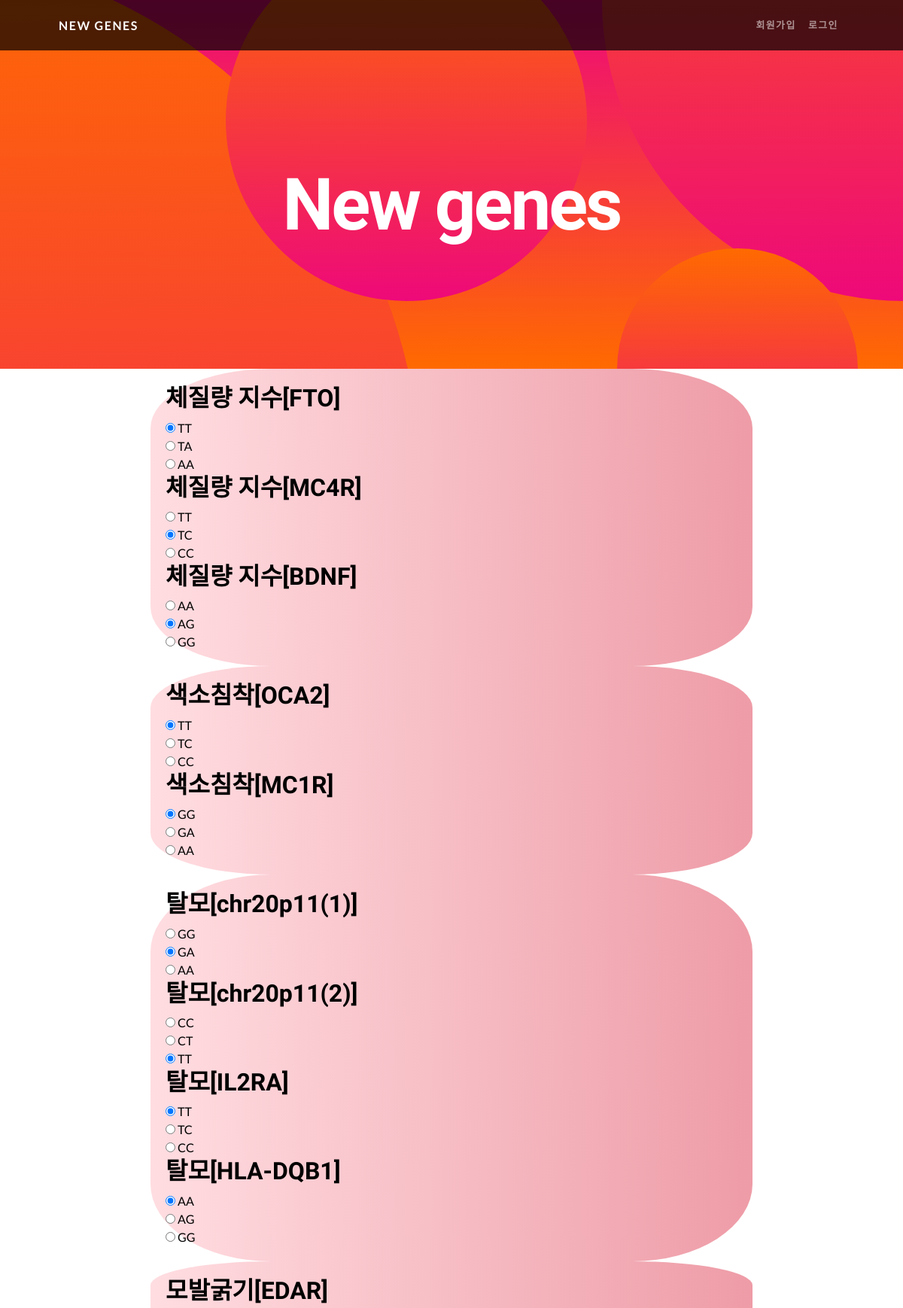
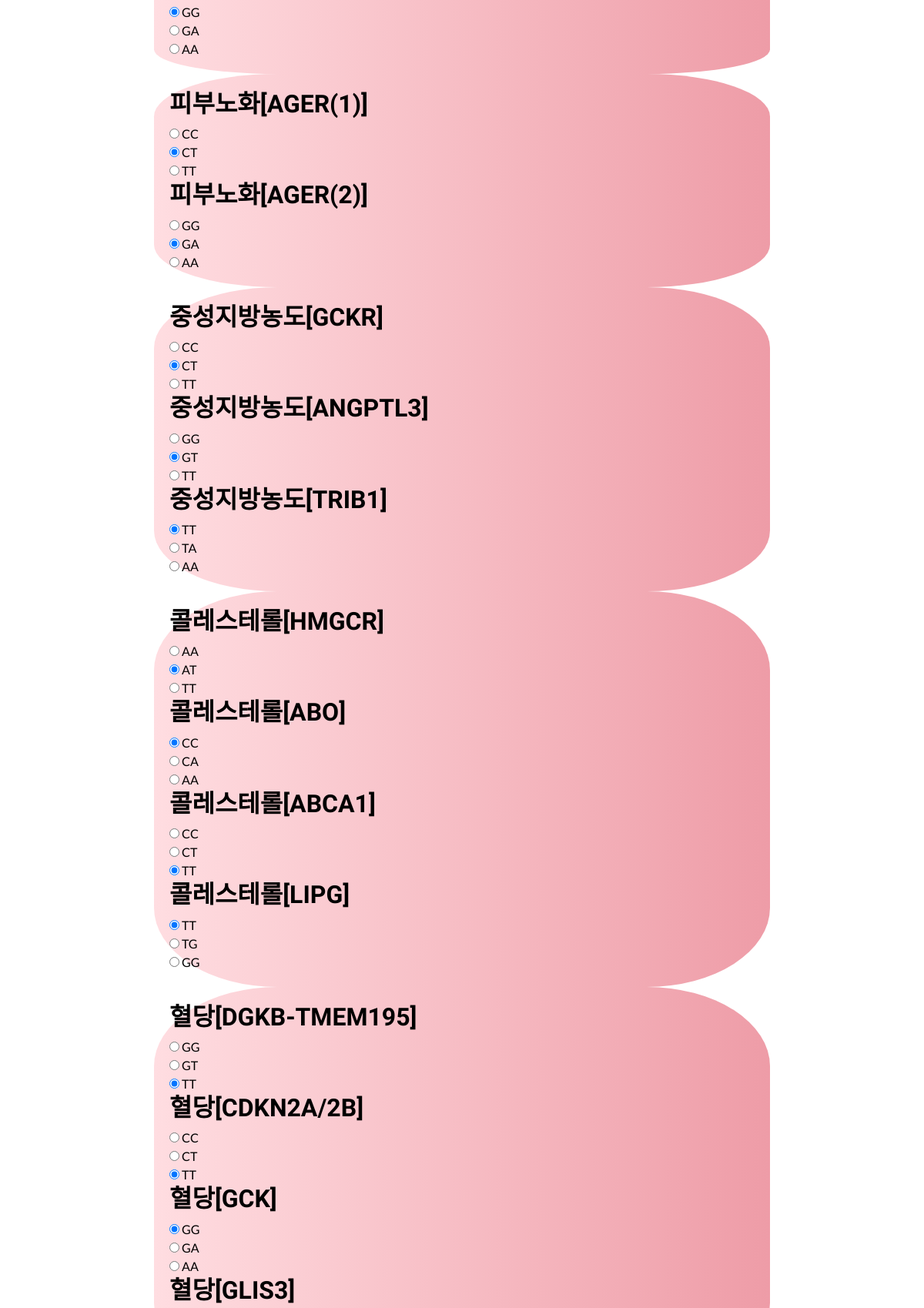
The app's page /mypage/properties/gene_register/1 (upper part) with its own data (2 pictures, top to bottom).
### Gene/models.py (models this page shows, shortened)
class User(AbstractUser):
    nickname = models.CharField(max_length=20, unique=True, null=True,
                                validators=[validate_no_special_characters])
    intro = models.TextField(null=True)
    profile_picture = models.ImageField(upload_to="profile_pics", default="default_profile_pic.jpg")
    goals = models.TextField(null=True)
    rating_FTO = [
        (1, 'TT'),
        (2, 'TA'),
        (3, 'AA')
    ]
    FTO_gene = models.IntegerField(choices=rating_FTO, default=None, null=True)
    rating_MC4R = [
        (1, 'TT'),
        (2, 'TC'),
        (3, 'CC')
    ]
    MC4R_gene = models.IntegerField(choices=rating_MC4R, default=None, null=True)
    rating_BDNF = [
        (1, 'AA'),
        (2, 'AG'),
        (3, 'GG')
    ]
    BDNF_gene = models.IntegerField(choices=rating_BDNF, default=None, null=True)
    rating_OCA2=[
        (1, 'TT'),
        (2, 'TC'),
        (3, 'CC')
    ]
    OCA2_gene = models.IntegerField(choices=rating_OCA2, null=True, default=None)
    rating_MC1R = [
        (1, 'GG'),
        (2, 'GA'),
        (3, 'AA')
    ]
    MC1R_gene = models.IntegerField(choices=rating_MC1R, null=True, default=None)
    rating_chr20p11_1 = [
        (1, 'GG'),
        (2, 'GA'),
        (3, 'AA')
    ]
    chr20p11_1 = models.IntegerField(choices=rating_chr20p11_1, null=True, default=None)
    rating_chr20p11_2 = [
        (1, 'CC'),
        (2, 'CT'),
        (3, 'TT')
    ]
    chr20p11_2 = models.IntegerField(choices=rating_chr20p11_2, null=True, default=None)
    rating_IL2RA = [
        (1, 'TT'),
        (2, 'TC'),
        (3, 'CC')
    ]
    IL2RA = models.IntegerField(choices=rating_IL2RA, null=True, default=None)
    rating_HLA_DQB1 = [
        (1, 'AA'),
        (2, 'AG'),
        (3, 'GG')
    ]
    HLA_DQB1 = models.IntegerField(choices=rating_HLA_DQB1, null=True, default=None)
    rating_EDAR = [
        (1, 'GG'),
        (2, 'GA'),
        (3, 'AA')
    ]
    EDAR = models.IntegerField(choices=rating_EDAR, null=True, default=None)
    rating_AGER_1 = [
        (1, 'CC'),
        (2, 'CT'),
        (3, 'TT')
    ]
    AGER_1 = models.IntegerField(choices=rating_AGER_1, null=True, default=None)
    rating_AGER_2 = [
        (1, 'GG'),
        (2, 'GA'),
        (3, 'AA')
    ]
    AGER_2 = models.IntegerField(choices=rating_AGER_2, null=True, default=None)
    rating_GCKR = [
        (1, 'CC'),
        (2, 'CT'),
        (3, 'TT')
    ]
    GCKR = models.IntegerField(choices=rating_GCKR, null=True, default=None)
    rating_ANGPTL3 = [
        (1, 'GG'),
        (2, 'GT'),
        (3, 'TT')
    ]
    ANGPTL3 = models.IntegerField(choices=rating_ANGPTL3, null=True, default=None)
    rating_TRIB1 = [
        (1, 'TT'),
        (2, 'TA'),
        (3, 'AA')
    ]
    TRIB1 = models.IntegerField(choices=rating_TRIB1, null=True, default=None)
    rating_HMGCR = [
        (1, 'AA'),
        (2, 'AT'),
        (3, 'TT')
    ]
    HMGCR = models.IntegerField(choices=rating_HMGCR, null=True, default=None)
    rating_ABO = [
        (1, 'CC'),
        (2, 'CA'),
        (3, 'AA')
    ]
    ABO = models.IntegerField(choices=rating_ABO, null=True, default=None)
    rating_LIPG = [
        (1, 'TT'),
        (2, 'TG'),
        (3, 'GG')
    ]
    LIPG = models.IntegerField(choices=rating_LIPG, null=True, default=None)
    rating_DGKB_TMEM195 = [
        (1, 'GG'),
        (2, 'GT'),
        (3, 'TT')
    ]
    DGKB_TMEM195 = models.IntegerField(choices=rating_DGKB_TMEM195, null=True, default=None)
    rating_CDKN2A_2B = [
        (1, 'CC'),
        (2, 'CT'),
        (3, 'TT')
    ]
    CDKN2A_2B = models.IntegerField(choices=rating_CDKN2A_2B, null=True, default=None)
    rating_GCK = [
        (1, 'GG'),
        (2, 'GA'),
        (3, 'AA')
    ]
    GCK = models.IntegerField(choices=rating_GCK, null=True, default=None)
    rating_GLIS3 = [
        (1, 'GG'),
        (2, 'GA'),
        (3, 'AA')
    ]
    GLIS3 = models.IntegerField(choices=rating_GLIS3, null=True, default=None)
    rating_GUCY1A3 = [
        (1, 'AA'),
        (2, 'AC'),
        (3, 'CC')
    ]
    GUCY1A3 = models.IntegerField(choices=rating_GUCY1A3, null=True, default=None)
    rating_ABCA1 = [
        (1, 'CC'),
        (2, 'CT'),
        (3, 'TT')
    ]
    ABCA1 = models.IntegerField(choices=rating_ABCA1, null=True, default=None)
    rating_FGF5 = [
        (1, 'AA'),
        (2, 'AT'),
        (3, 'TT')
    ]
    FGF5 = models.IntegerField(choices=rating_FGF5, null=True, default=None)
    rating_ATP2B1 = [
        (1, 'AA'),
        (2, 'AG'),
        (3, 'GG')
    ]
    ATP2B1 = models.IntegerField(choices=rating_ATP2B1, null=True, default=None)
    rating_NPR3 = [
        (1, 'AA'),
        (2, 'AG'),
        (3, 'GG')
    ]
    NPR3 = models.IntegerField(choices=rating_NPR3, null=True, default=None)
    rating_CYP17A1 = [
        (1, 'GG'),
        (2, 'GA'),
        (3, 'AA')
    ]
    CYP17A1 = models.IntegerField(choices=rating_CYP17A1, null=True, default=None)
    rating_SLC23A1_1 = [
        (1, 'CC'),
        (2, 'CT'),
        (3, 'TT')
    ]
    SLC23A1_1 = models.IntegerField(choices=rating_SLC23A1_1, null=True, default=None)
    rating_SLC23A1_2 = [
        (1, 'AA'),
        (2, 'AG'),
        (3, 'GG')
    ]
    SLC23A1_2 = models.IntegerField(choices=rating_SLC23A1_2, null=True, default=None)
    rating_CYP1A1_CYP1A2 = [
        (1, 'AA'),
        (2, 'AC'),
        (3, 'CC')
    ]
    CYP1A1_CYP1A2 = models.IntegerField(choices=rating_CYP1A1_CYP1A2, null=True, default=None)
    rating_AHR = [
        (1, 'CC'),
        (2, 'CT'),
        (3, 'TT')
    ]
    AHR = models.IntegerField(choices=rating_AHR, null=True, default=None)

### Gene/views.py (the view)
# urls.py: path('mypage/properties/gene_register/<int:user_id>', views.gene_register, name='gene_register'),
def gene_register(request, user_id):
    user = User.objects.get(id=user_id)
    context = dict()
    if request.method == "POST":
        user_gene_form = User_Gene_Register_Form(request.POST, instance=user)
        user_form = user_gene_form.save()
        return redirect('properties')
    else:
        user_gene_form = User_Gene_Register_Form(instance=user)
        context['form'] = user_gene_form
    return render(request, 'Gene_register/gene_register.html', context=context)

### Gene/templates/Gene_register/gene_register.html (shortened to what this page needs)
{% extends 'gene_base/base.html' %}
{% load static %}
{% block content %}
<form method="post">
    <div class="gene_confirm_resultArea" style="color: black; border-radius: 20%;">
        <h2>체질량 지수[FTO]</h2>
        {{form.FTO_gene}}
        <h2>체질량 지수[MC4R]</h2>
        {{form.MC4R_gene}}
        <h2>체질량 지수[BDNF]</h2>
        {{form.BDNF_gene}}
    </div>
    <div class="gene_confirm_resultArea" style="color: black; border-radius: 20%;">
        <h2>색소침착[OCA2]</h2>
        {{form.OCA2_gene}}
        <h2>색소침착[MC1R]</h2>
        {{form.MC1R_gene}}
    </div>
    <div class="gene_confirm_resultArea" style="color: black; border-radius: 20%;">
        <h2>탈모[chr20p11(1)]</h2>
        {{form.chr20p11_1}}
        <h2>탈모[chr20p11(2)]</h2>
        {{form.chr20p11_2}}
        <h2>탈모[IL2RA]</h2>
        {{form.IL2RA}}
        <h2>탈모[HLA-DQB1]</h2>
        {{form.HLA_DQB1}}
    </div>
    <div class="gene_confirm_resultArea" style="color: black; border-radius: 20%;">
        <h2>모발굵기[EDAR]</h2>
        {{form.EDAR}}
    </div>
    <div class="gene_confirm_resultArea" style="color: black; border-radius: 20%;">
        <h2>피부노화[AGER(1)]</h2>
        {{form.AGER_1}}
        <h2>피부노화[AGER(2)]</h2>
        {{form.AGER_2}}
    </div>
    <div class="gene_confirm_resultArea" style="color: black; border-radius: 20%;">
        <h2>중성지방농도[GCKR]</h2>
        {{form.GCKR}}
        <h2>중성지방농도[ANGPTL3]</h2>
        {{form.ANGPTL3}}
        <h2>중성지방농도[TRIB1]</h2>
        {{form.TRIB1}}
    </div>
    <div class="gene_confirm_resultArea" style="color: black; border-radius: 20%;">
        <h2>콜레스테롤[HMGCR]</h2>
        {{form.HMGCR}}
        <h2>콜레스테롤[ABO]</h2>
        {{form.ABO}}
        <h2>콜레스테롤[ABCA1]</h2>
        {{form.ABCA1}}
        <h2>콜레스테롤[LIPG]</h2>
        {{form.LIPG}}
    </div>
    <div class="gene_confirm_resultArea" style="color: black; border-radius: 20%;">
        <h2>혈당[DGKB-TMEM195]</h2>
        {{form.DGKB_TMEM195}}
        <h2>혈당[CDKN2A/2B]</h2>
        {{form.CDKN2A_2B}}
        <h2>혈당[GCK]</h2>
        {{form.GCK}}
        <h2>혈당[GLIS3]</h2>
    </div>
</form>
{% endblock content %}

### Gene/static/Gene/styles/make.css (style rules this page uses)
.gene_confirm_resultArea { color: white; background: #ee9ca7; background: -webkit-linear-gradient(to right, #ffdde1, #ee9ca7); background: linear-gradient(to right, #ffdde1, #ee9ca7); padding: 20px; border-radius: 0px 0px 10px 10px; width: 800px; margin: 0 auto; }

### records on screen
User: FTO_gene "☑ TT ☐ TA ☐ AA", MC4R_gene "☐ TT ☑ TC ☐ CC", BDNF_gene "☐ AA ☑ AG ☐ GG", OCA2_gene "☑ TT ☐ TC ☐ CC", MC1R_gene "☑ GG ☐ GA ☐ AA", chr20p11_1 "☐ GG ☑ GA ☐ AA", chr20p11_2 "☐ CC ☐ CT ☑ TT", IL2RA "☑ TT ☐ TC ☐ CC", HLA_DQB1 "☑ AA ☐ AG ☐ GG", EDAR "☑ GG ☐ GA ☐ AA", AGER_1 "☐ CC ☑ CT ☐ TT", AGER_2 "☐ GG ☑ GA ☐ AA", GCKR "☐ CC ☑ CT ☐ TT", ANGPTL3 "☐ GG ☑ GT ☐ TT", TRIB1 "☑ TT ☐ TA ☐ AA", HMGCR "☐ AA ☑ AT ☐ TT", ABO "☑ CC ☐ CA ☐ AA", ABCA1 "☐ CC ☐ CT ☑ TT", LIPG "☑ TT ☐ TG ☐ GG", DGKB_TMEM195 "☐ GG ☐ GT ☑ TT", CDKN2A_2B "☐ CC ☐ CT ☑ TT", GCK "☑ GG ☐ GA ☐ AA"
